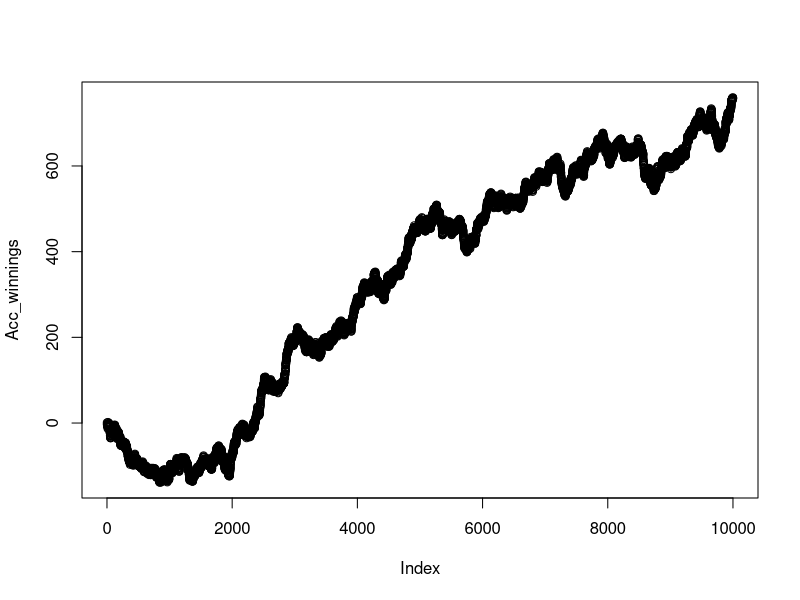
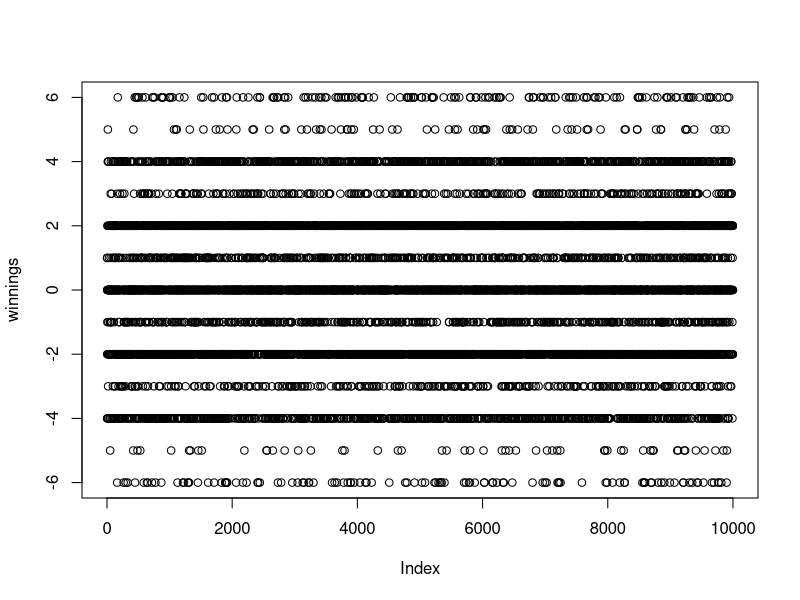
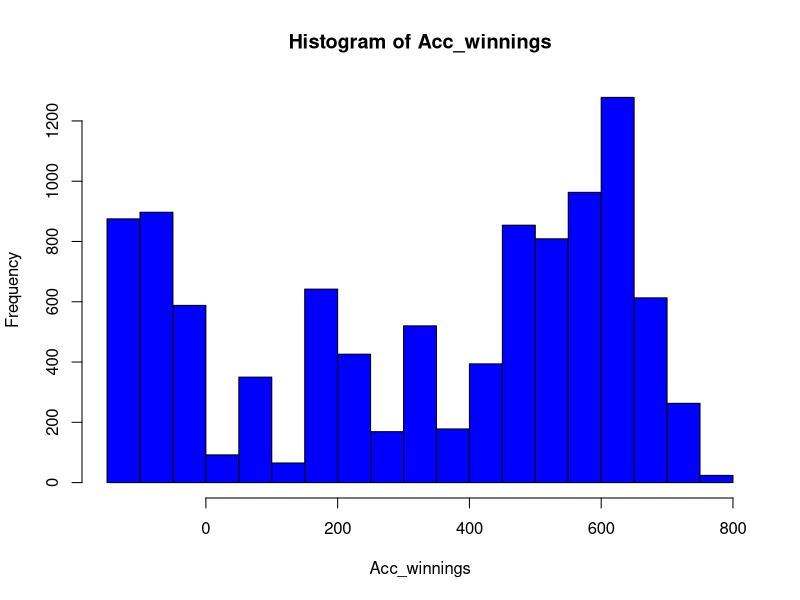
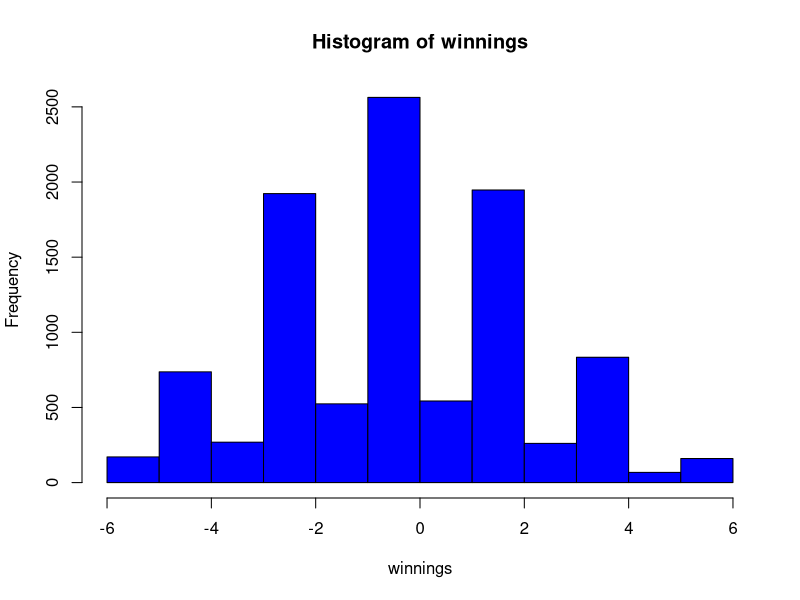

Source code (R) for these figures, in order:
winnings <- vector("integer" , 10000)
Acc_winnings <- vector("integer" , 10000)
#Rules#
# Player bets $1 , if player wins he gets his money back plus $1 #
# If player loses he loses $1 #
# If a tie happens , player recovers his money #
# Chance of player winning is 0.4722 , chance of tie is 0.0348 # 
# Chance of dealer winning is 0.493 #
# One hand of play # 
numplayers <- 6 
for (i in 1:length(winnings)){

onehand <- sample(c("D" , "P" , "T"), numplayers, prob = c(0.493 , 0.4722 , 0.0348), replace = TRUE)
winnings [i] <- length(onehand[onehand == "P"])*-1 + length(onehand[onehand == "D"])

if(i!=1){
  Acc_winnings [i] <- Acc_winnings[i-1] + winnings[i]
} else {
  Acc_winnings[i] <- winnings[i]
}
}

print(Acc_winnings[10000])
print(sum(winnings))

# Plots #

plot(Acc_winnings)
plot(winnings)
hist(Acc_winnings , col = "Blue")
hist(winnings , col = "Blue")

